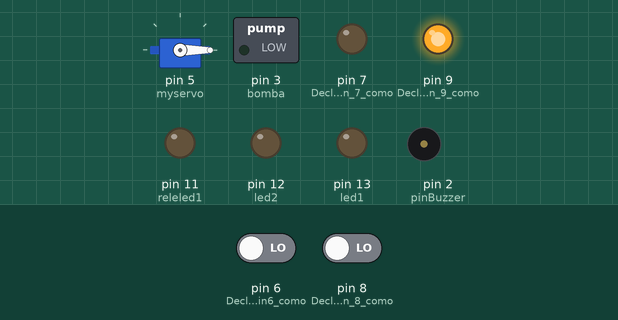
Simulated run of this sketch. Board: Arduino Uno, built with avr-gcc and run on an emulated ATmega328P. Parts: servo, switched loads named in the sketch (green lamp = pin HIGH), output pins drawn as LEDs (lit = HIGH), buzzer (waves = sounding, pin HIGH). The inputs (shaded band) are chosen by the test bench; at power-on: pin 6 (Declarsamos_el_pin6_como) LOW, pin 8 (Declaramos_el_pin_8_como) LOW.

Above: at 0.1 s.
At 2.1 s:
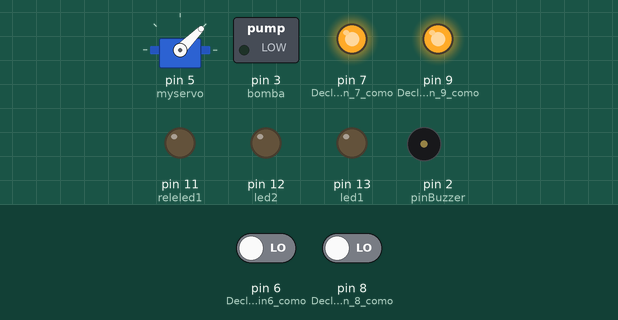
At 4.1 s:
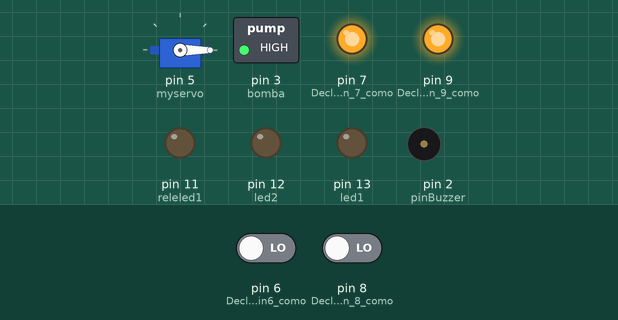
At 9.1 s:
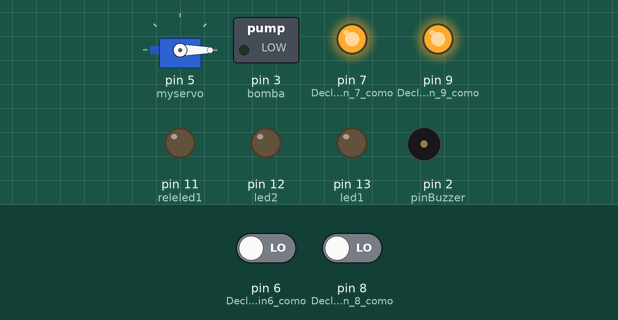
Timing chart, 0 to 10.6 s (numbered marks = the images above):
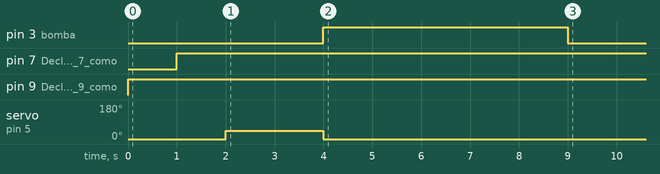

Measured:
- by itself, pin 3 (bomba): LOW → HIGH at 4.0 s, → LOW 5.0 s later
- by itself, pin 7 (Declaramos_el_pin_7_como): LOW → HIGH at 1.0 s
- by itself, pin 9 (Declaramos_el_pin_9_como): LOW → HIGH at 0.00 s
- by itself, servo on pin 5 (myservo): 0° → 45° at 2.0 s, → 0° 2.0 s later

The sketch:

Smart_Mascot_System.ino
```cpp
#include <Servo.h>
long distancia;
long distancia2;
long tiempo;
long tiempo2;
Servo myservo;                  //declaramos un objeto miservo de la la libreria Servo
int VALOR;                      // variable que recibe el dato
int led1 = 13;                  // redefinicion del pin de arduino para led indicador Sensor Ultrasonico 1
int led2 = 12;                  // redefinicion del pin de arduino para led indicador Sensor Ultrasonico 2
int led3 = 4;
int releled1 = 11;              // pin del arduino para indicar funcionamiento sensor ultrasonido y Servo
int electroval = 10;            // pin del arduino para indicar funcionamiento electrovalvula
const int bomba = 3;            // pin del arduino para indicar funcionamiento bomba de extraccion.
const int pinBuzzer =  2;       // BUZZER ALARMA

void setup()
{
  pinMode(9, OUTPUT);           //Declaramos el pin 9 como salida sensor ultrasonico1 de nivel
  pinMode(8, INPUT);            //Declaramos el pin 8 como entrada Sensor ultrasonico1 de nivel

  pinMode(7, OUTPUT);           //Declaramos el pin 7 como salida Sensor ultrasonico2 de nivel
  pinMode(6, INPUT);            //Declarsamos el pin6 como entrada sensor ultrasonico2 de nivel

  pinMode(led1, OUTPUT);        //Led 1 indica estado funcionamiento Sensor Ultrasonico 1
  pinMode(led2, OUTPUT);         //Led 2 indica estado funcionamiento Sensor Ultrasonico 2

  pinMode(releled1, OUTPUT);    // Indica accionamiento sensor ultrasonico de Nivel y Servo
  pinMode(bomba, OUTPUT);       // Pin de salida para activar bomba
  pinMode(pinBuzzer, OUTPUT);   // pin de salida activar buzzer

  myservo.attach(5);            //definimos el pin5 para controlar el servo
  myservo.write(0);             // coloca el servo en su posición inicial
  Serial.begin(9600);           // velocidad comunicacion serial
}

void Sensores_Ultrasonico ()
{
 digitalWrite(9, LOW);                         // Por cuestión de estabilización del sensor ULTRASONICO
 delayMicroseconds(5);
 digitalWrite(9, HIGH);                        // Envío del pulso ultrasónico*/
 delayMicroseconds(10);
 tiempo=pulseIn(8, HIGH);                      //Función para medir la longitud del pulso entrante
 distancia= int(0.017*tiempo);                 //fórmula para calcular la distancia obteniendo un valor entero
 digitalWrite(7, LOW);
 delayMicroseconds(5);
 digitalWrite(7, HIGH);                        // Envío del pulso pulso ultrasonico*/
 delayMicroseconds(10);
 tiempo2=pulseIn(6, HIGH);                     // Función para medir la longitud del pulso entrante
 distancia2= int(0.017*tiempo2);               // Fórmula para calcular la distancia obteniendo un valor entero
}

void loop()
{
// digitalWrite(9, LOW);                         // Por cuestión de estabilización del sensor ULTRASONICO
// delayMicroseconds(5);
// digitalWrite(9, HIGH);                        // Envío del pulso ultrasónico*/
// delayMicroseconds(10);
// tiempo=pulseIn(8, HIGH);                      //Función para medir la longitud del pulso entrante
// distancia= int(0.017*tiempo);                 //fórmula para calcular la distancia obteniendo un valor entero
// digitalWrite(7, LOW);
// delayMicroseconds(5);
// digitalWrite(7, HIGH);                        // Envío del pulso pulso ultrasonico*/
// delayMicroseconds(10);
// tiempo2=pulseIn(6, HIGH);                     // Función para medir la longitud del pulso entrante
// distancia2= int(0.017*tiempo2);               // Fórmula para calcular la distancia obteniendo un valor entero

 Sensores_Ultrasonico ();                       // Ajustes de Sensor 1 (Alimento) y Sensor 2 (Agua)

  if((distancia > 5) && (distancia2 >= 4))     // Condiciones a Cumplir si ambos estanques estan vacios
   {
      digitalWrite(releled1, HIGH);            // Envia pulso para activar Servo y girar 45 grados
      digitalWrite(led1,HIGH);                 // Enciende LED pin 13
      Serial.println("ESTANQUES VACIOS");      // Mensaje de Funcionamiento
      delay(5000);                             // Probar con tiempo mas bajo antes de montar (5 Seg)

      tone(pinBuzzer, 440);                    // Se Activa Alarma
      delay(5000);
      noTone(pinBuzzer);                       // Se desactiva Alarma
      delay(100);

      digitalWrite(electroval,HIGH);           // Activa Electrovalvula
      delay(5000);                             // Tiempo activacion Electrovalvula
      digitalWrite(electroval,LOW);            // Desactiva Electrovalvula

    }
     else if((distancia < 5) && (distancia2 <= 3))    // Condiciones a cumplir si ambos estanques estan Llenos
      {
        digitalWrite(led3,HIGH);                 // Enciende LED pin 4
        myservo.write(45);                       // Movemos el servo en una dirección 45 grados
        delay(2000);                             // Tiempo de activacion Servo
        myservo.write(0);                        // Volvemos el servo en posicion inicial
        digitalWrite(led3,LOW);                  // Apaga LED pin 4

        digitalWrite(bomba,HIGH);                // Se Activa bomba extraccion
        delay(5000);                             // Tiempo activacion bomba extraccion
        digitalWrite(bomba,LOW);                 // Desactiva bomba extracion

      }
       else if((distancia < 5) && (distancia2 >= 4))    // Condiciones a cumplir si ambos estanques 1 lleno y estanque 2 vacio
       {
        digitalWrite(led3,HIGH);                 // Enciende LED pin 4
        myservo.write(45);                       // Movemos el servo en una dirección 45 grados
        delay(2000);                             // Tiempo de activacion Servo
        myservo.write(0);                        // Volvemos el servo en posicion inicial
        digitalWrite(led3,LOW);                  // Apaga LED pin 4
        delay(10);                               // Tiempo de espera para activar Electrovalvula
        digitalWrite(electroval,HIGH);           // Activa Electrovalvula
        delay(5000);                             // Tiempo activacion Electrovalvula
        digitalWrite(electroval,LOW);            // Desactiva Electrovalvula
        }
         else if((distancia > 5) && (distancia2 <= 3))    // Condiciones a cumplir si ambos estanques 1 vacio y estanque 2 lleno
          {
            tone(pinBuzzer, 440);                    // Se Activa Alarma
            delay(5000);
            noTone(pinBuzzer);                       // Se desactiva Alarma
            delay(100);
           }
   delay(2700000);
}
```
